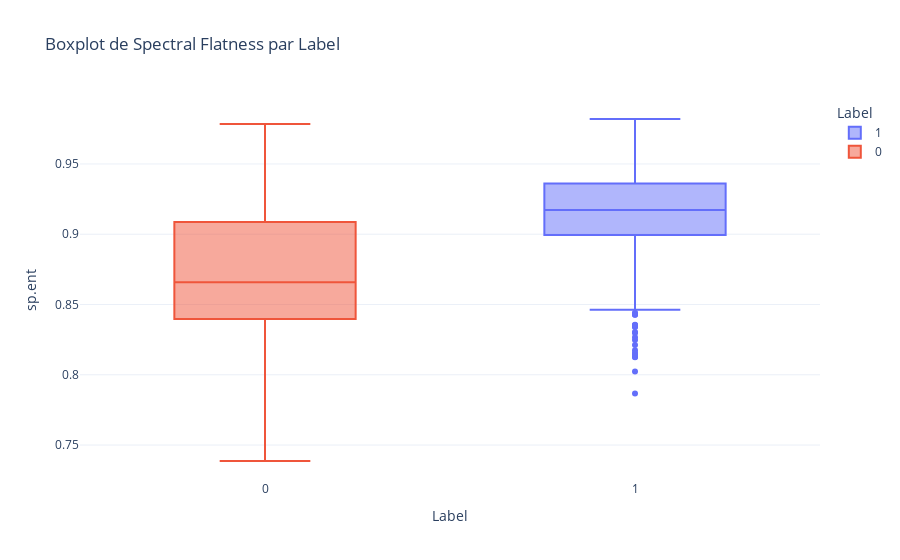

Here is the notebook cell this chart was saved with:
### Code cell
fig = px.box(
    data,
    x="label", 
    y="sp.ent", 
    color="label",  
    title="Boxplot de Spectral Entropy par Label",
    labels={"label": "Label", "Spectral entropy": "Spectral entropy"},
    template="plotly_white"  
)

fig.show()

### Figure 1 — Plotly figure (JSON) as saved in the notebook; plotly's stock layout.template omitted (floating-point values rounded to 4 significant figures; data arrays with more than 128 entries replaced by an {"elided": "..."} marker saying what was removed)
{"data": [{"alignmentgroup": "True", "hovertemplate": "Label=%{x}<br>sp.ent=%{y}<extra></extra>", "legendgroup": "1", "marker": {"color": "#636efa"}, "name": "1", "notched": false, "offsetgroup": "1", "orientation": "v", "showlegend": true, "type": "box", "x": {"elided": "1584 int values"}, "x0": " ", "xaxis": "x", "y": {"elided": "1584 float values"}, "y0": " ", "yaxis": "y"}, {"alignmentgroup": "True", "hovertemplate": "Label=%{x}<br>sp.ent=%{y}<extra></extra>", "legendgroup": "0", "marker": {"color": "#EF553B"}, "name": "0", "notched": false, "offsetgroup": "0", "orientation": "v", "showlegend": true, "type": "box", "x": {"elided": "1584 int values"}, "x0": " ", "xaxis": "x", "y": {"elided": "1584 float values"}, "y0": " ", "yaxis": "y"}], "layout": {"boxmode": "overlay", "legend": {"title": {"text": "Label"}, "tracegroupgap": 0}, "title": {"text": "Boxplot de Spectral Flatness par Label"}, "xaxis": {"anchor": "y", "categoryarray": [1, 0], "categoryorder": "array", "domain": [0, 1], "title": {"text": "Label"}}, "yaxis": {"anchor": "x", "domain": [0, 1], "title": {"text": "sp.ent"}}}}
